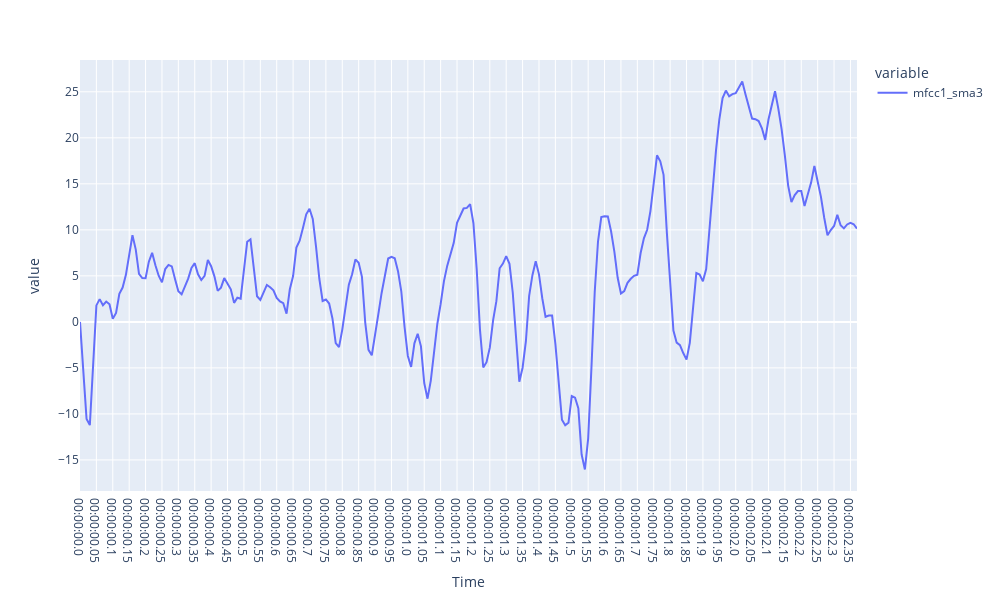

The code cell stored with this chart in its notebook:
### Code cell
time_list = []
for i in range(v2feature.shape[0]):
    time_list.append(f"00:00:0{i/100}")

v2feature['Time'] = time_list
px.line(v2feature,y=list_of_features,x='Time',height=600,width=1000)

### Figure 1 — Plotly figure (JSON) as saved in the notebook; plotly's stock layout.template omitted (floating-point values rounded to 4 significant figures; data arrays with more than 128 entries replaced by an {"elided": "..."} marker saying what was removed)
{"data": [{"hovertemplate": "variable=mfcc1_sma3<br>Time=%{x}<br>value=%{y}<extra></extra>", "legendgroup": "mfcc1_sma3", "line": {"color": "#636efa", "dash": "solid"}, "marker": {"symbol": "circle"}, "mode": "lines", "name": "mfcc1_sma3", "orientation": "v", "showlegend": true, "type": "scatter", "x": {"elided": "238 str values"}, "xaxis": "x", "y": {"elided": "238 float values"}, "yaxis": "y"}], "layout": {"height": 600, "legend": {"title": {"text": "variable"}, "tracegroupgap": 0}, "margin": {"t": 60}, "width": 1000, "xaxis": {"anchor": "y", "domain": [0, 1], "title": {"text": "Time"}}, "yaxis": {"anchor": "x", "domain": [0, 1], "title": {"text": "value"}}}}
